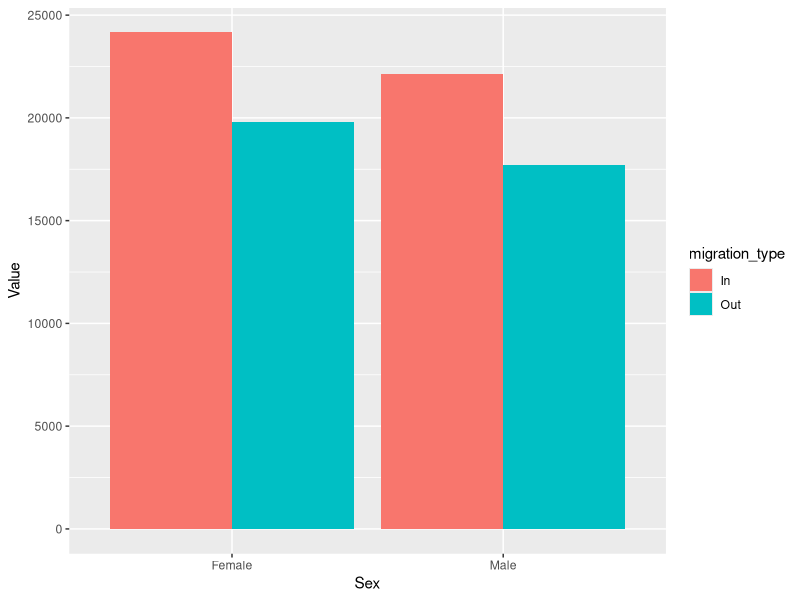
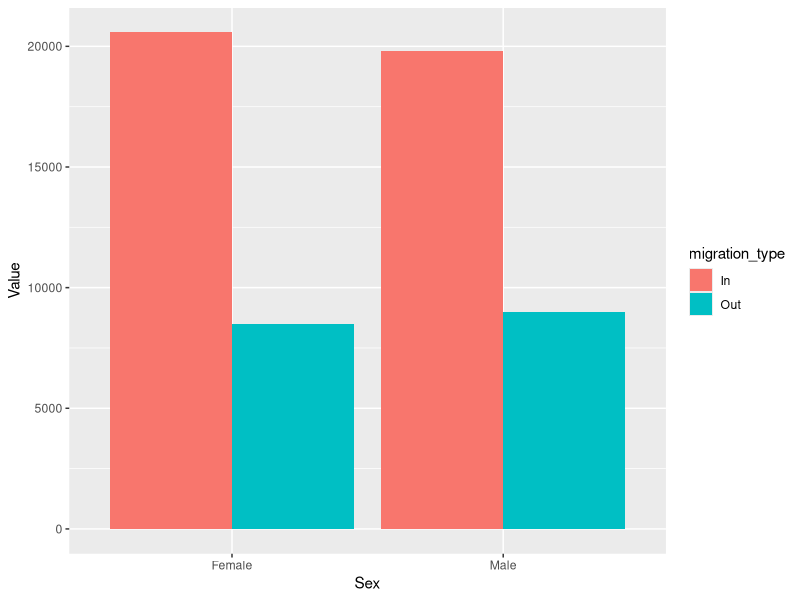
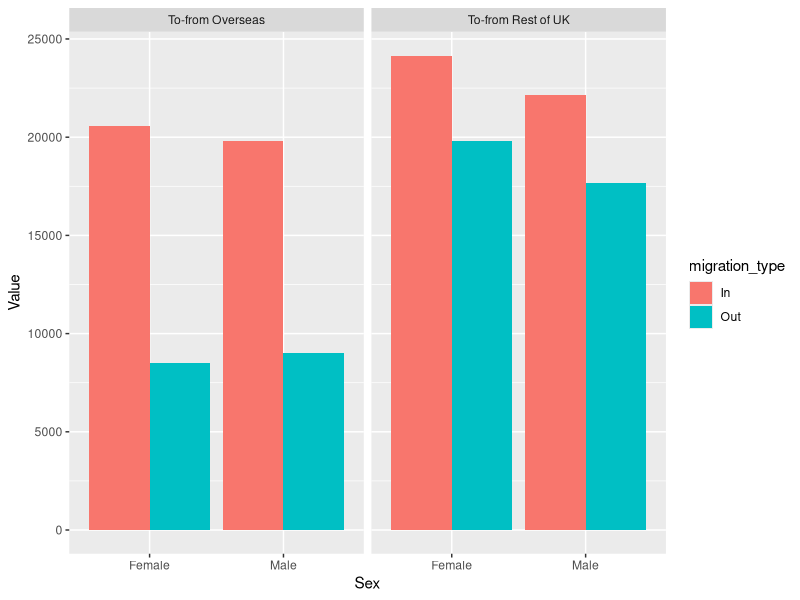
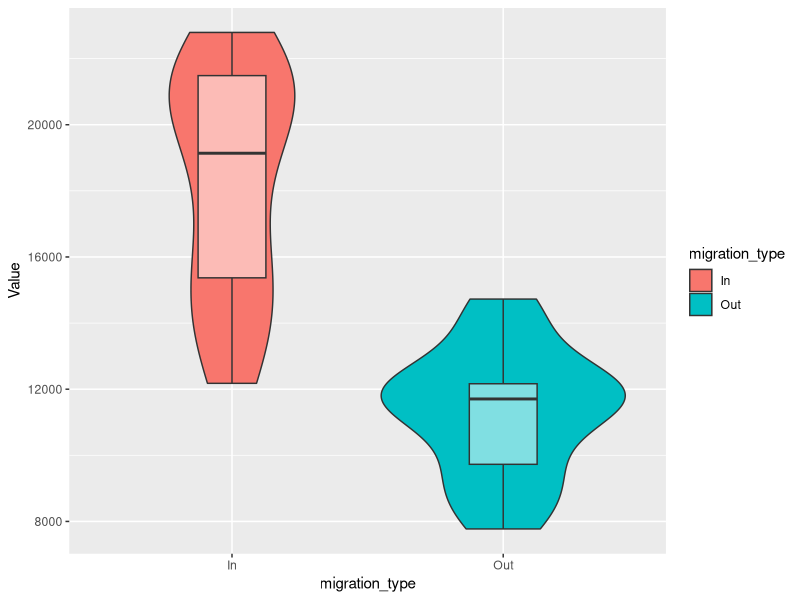
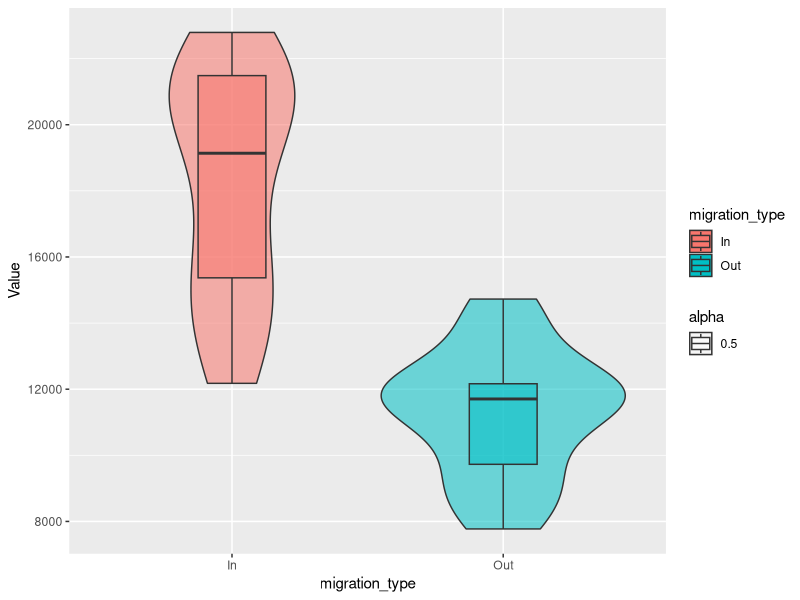
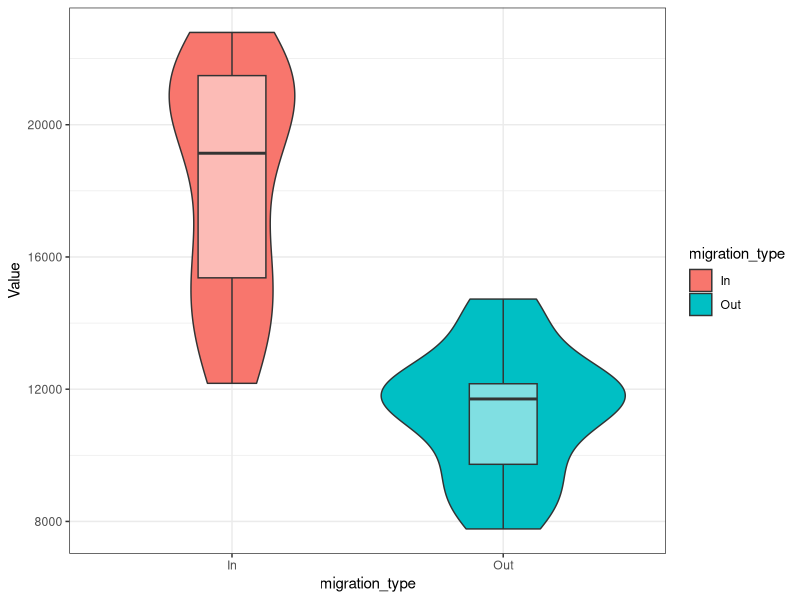
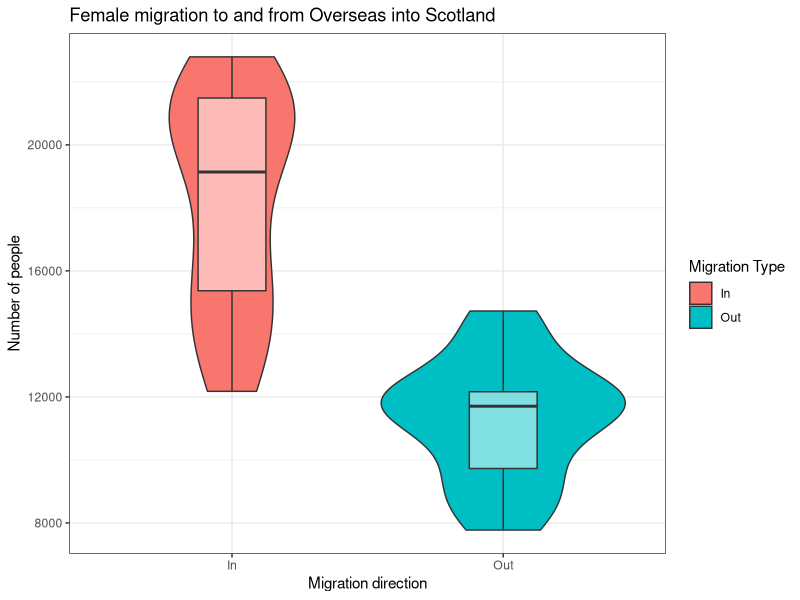
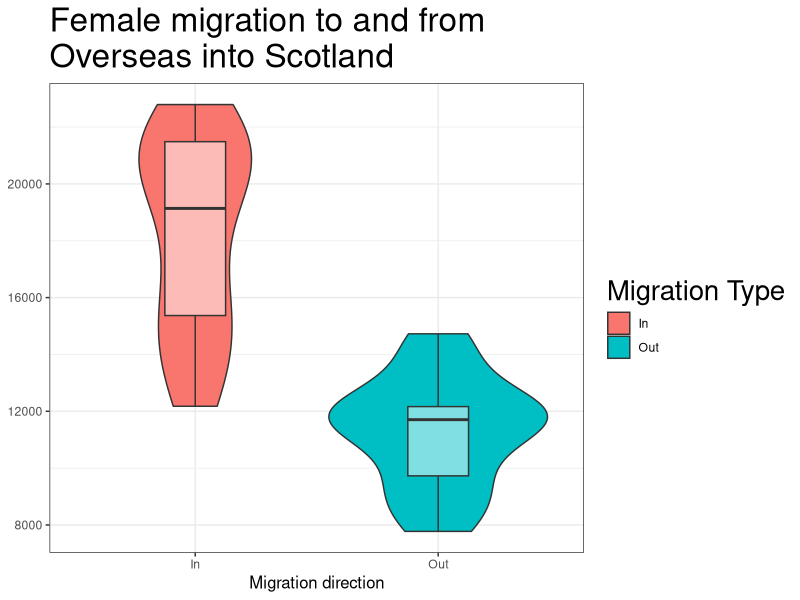

Reproduce these figures in R, in order.
## ---- chunk 1
library(tidyverse)
free_movement <- read_csv("data/free_movement_uk.csv")
## ---- chunk 2

migration_scot <- free_movement %>%
  select(DateCode, Value, Sex,
         migration_source = `Migration Source`,
         migration_type = `Migration Type`,
         Age) %>%
  filter(DateCode == '2016',
         Age == 'All', 
         Sex != 'All',
         migration_type != 'Net')

## ---- chunk 3
rest_of_uk <- migration_scot %>% 
  filter(migration_source == 'To-from Rest of UK')
## ---- chunk 4
ggplot(rest_of_uk, aes(x = Sex, y = Value, 
                       fill = migration_type)) + 
  geom_col(position = 'dodge')
## ---- chunk 5
overseas<- migration_scot %>%
  filter(migration_source == 'To-from Overseas')

ggplot(overseas, aes(x = Sex, y = Value,
                     fill = migration_type)) +
  geom_col(position = 'dodge')

## ---- chunk 6
ggplot(migration_scot, aes(x = Sex, y = Value, 
                         fill = migration_type)) + 
  geom_col(position = 'dodge') +
  facet_grid(cols = vars(migration_source))
## ---- chunk 7
#some data wrangling
boxes <- free_movement %>%
  rename(migration_type = `Migration Type`,
         migration_source = `Migration Source`) %>%
  filter(Sex == 'Female', 
         migration_source == 'To-from Overseas', 
         Age == 'All', 
         migration_type != 'Net')

#make violins and box plots 

ggplot(boxes, aes(x = migration_type, y = Value)) + 
  geom_violin(aes(fill = migration_type)) + 
  geom_boxplot(alpha = 0.5, width = 0.25)

## ---- chunk 8
#make violins and box plots 

ggplot(boxes, aes(x = migration_type, y = Value, fill = migration_type, alpha = 0.5)) + 
  geom_violin() + 
  geom_boxplot(width = 0.25)

## ---- chunk 9
ggplot(boxes, aes(x = migration_type, y = Value)) + 
  geom_violin(aes(fill = migration_type)) + 
  geom_boxplot(alpha = 0.5, width = 0.25) +
  theme_bw()
## ---- chunk 10
ggplot(boxes, aes(x = migration_type, y = Value)) + 
  geom_violin(aes(fill = migration_type)) + 
  geom_boxplot(alpha = 0.5, width = 0.25) +
  theme_bw()+
  labs(title = 'Female migration to and from Overseas into Scotland', 
       x = 'Migration direction', 
       y = 'Number of people',
       fill = 'Migration Type')
## ---- chunk 11
ggplot(boxes, aes(x = migration_type, y = Value)) + 
  geom_violin(aes(fill = migration_type)) + 
  geom_boxplot(alpha = 0.5, width = 0.25) +
  theme_bw()+
  labs(title = 'Female migration to and from\nOverseas into Scotland', 
       #the addition of \n gives a new line
       x = 'Migration direction', 
       y = 'Number of people',
       fill = 'Migration Type') +
  theme(
    axis.title.x = element_text(size = 12), 
    # read this as: change the size of element_text of the 
    # x axis title
    title = element_text(size = 20),
    axis.title.y = element_blank() 
    # read this as: change the title of the y axis to blank
  )
## ---- chunk 12
ggplot(boxes, aes(x = migration_type, y = Value)) + 
  geom_violin(aes(fill = migration_type)) + 
  geom_boxplot(alpha = 0.5, width = 0.25) +
  scale_fill_manual(values = c('#127d69', '#cedc00')) + 
  #here I have picked two specific colours
  theme_bw() +
  labs(title = 'Female migration to and from\nOverseas into Scotland', 
       x = 'Migration direction', 
       y = 'Number of people',
       fill = 'Migration Type') +
  theme(
    axis.title.x = element_text(size = 12),
    title = element_text(size = 20),
    axis.title.y = element_blank()
  )
## ---- chunk 13
ggplot(boxes, aes(x = migration_type, y = Value)) + 
  geom_violin(aes(fill = migration_type)) + 
  geom_boxplot(alpha = 0.5, width = 0.25) +
  scale_fill_manual(values = c('#127d69', '#cedc00'),
                    labels = c('Coming to Scotland',
                               'Leaving Scotland')) +
  theme_bw() +
  labs(title = 'Female migration to and from\nOverseas into Scotland',
       x = 'Migration direction',
       y = 'Number of people',
       fill = 'Migration Type') +
  theme(
    axis.title.x = element_text(size = 12),
    title = element_text(size = 20),
    axis.title.y = element_blank(),
    legend.position = 'bottom', #move the legend to the bottom
    legend.title = element_text(size = 10)
  )
## ---- chunk 14
ggplot(boxes, aes(x = migration_type, y = Value)) + 
  geom_violin(aes(fill = migration_type)) + 
  geom_boxplot(alpha = 0.5, width = 0.25) +
  scale_fill_manual(values = c('#127d69', '#cedc00'),
                    labels = c('Coming to Scotland',
                               'Leaving Scotland')) +
  scale_x_discrete(labels = c('In' = 'Coming to Scotland', 
                              'Out' = 'Leaving Scotland')) +
  theme_bw() +
  labs(title = 'Female migration to and from\nOverseas into Scotland',
       x = 'Migration direction',
       y = 'Number of people',
       fill = 'Migration Type') +
  theme(
    axis.title.x = element_text(size = 12),
    title = element_text(size = 20),
    axis.title.y = element_blank(),
    legend.position = 'bottom',
    legend.title = element_text(size = 10)
  )
## ---- chunk 15

# First, we are getting the data from last week to recreate the code.

migration_scot2 <- free_movement %>%
  rename(migration_type = `Migration Type`,
         migration_source = `Migration Source`) %>%
  filter(Age == 'All', 
         migration_type != 'Net',
         Sex == 'All') %>% 
  select(DateCode, Value, migration_source, migration_type)



ggplot(migration_scot2, aes(DateCode, Value,
                          shape = migration_source, 
                          colour = migration_type)) + 
  geom_point() + 
  geom_line() +
  scale_x_continuous(limits = c(2002,2018), breaks = c(2002:2018))

## ---- chunk 16
# Save your plot to the Global Environment.

plot1 <- ggplot(migration_scot2, aes(DateCode, Value,
                          shape = migration_source, 
                          colour = migration_type)) + 
  geom_point() + 
  geom_line() +
  theme_bw()


# Then save it to your working directory folder
ggsave('myplot.png', plot1, width = 9 , height = 6)
